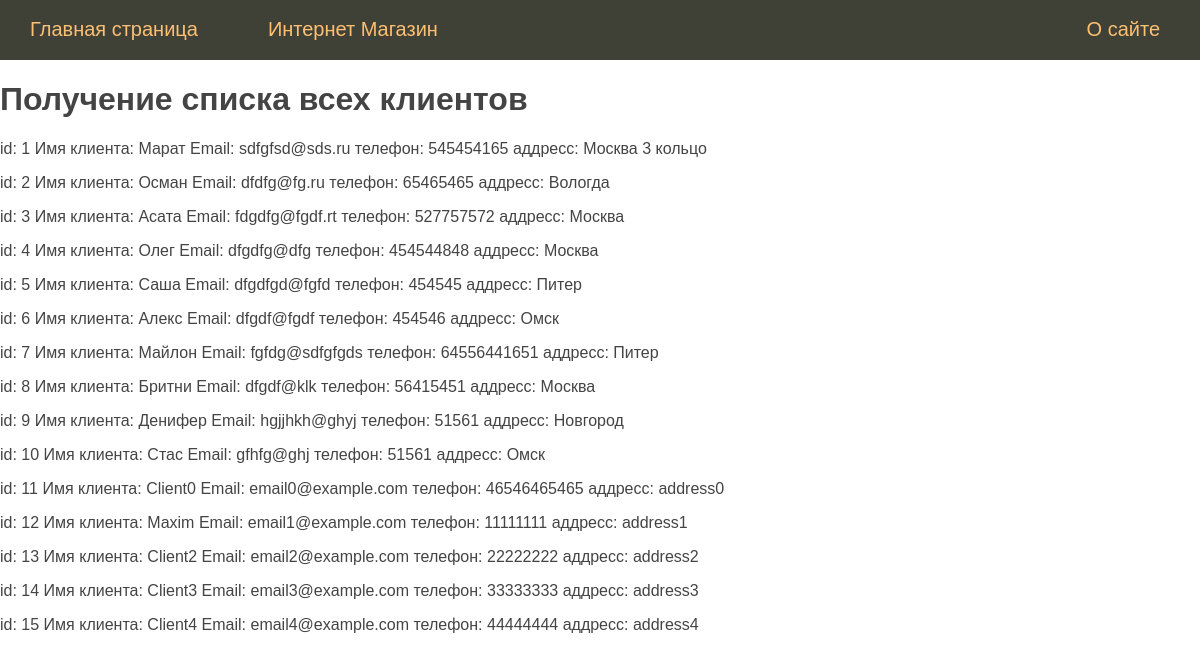
Page /get_client_all/ on the earlier database version.
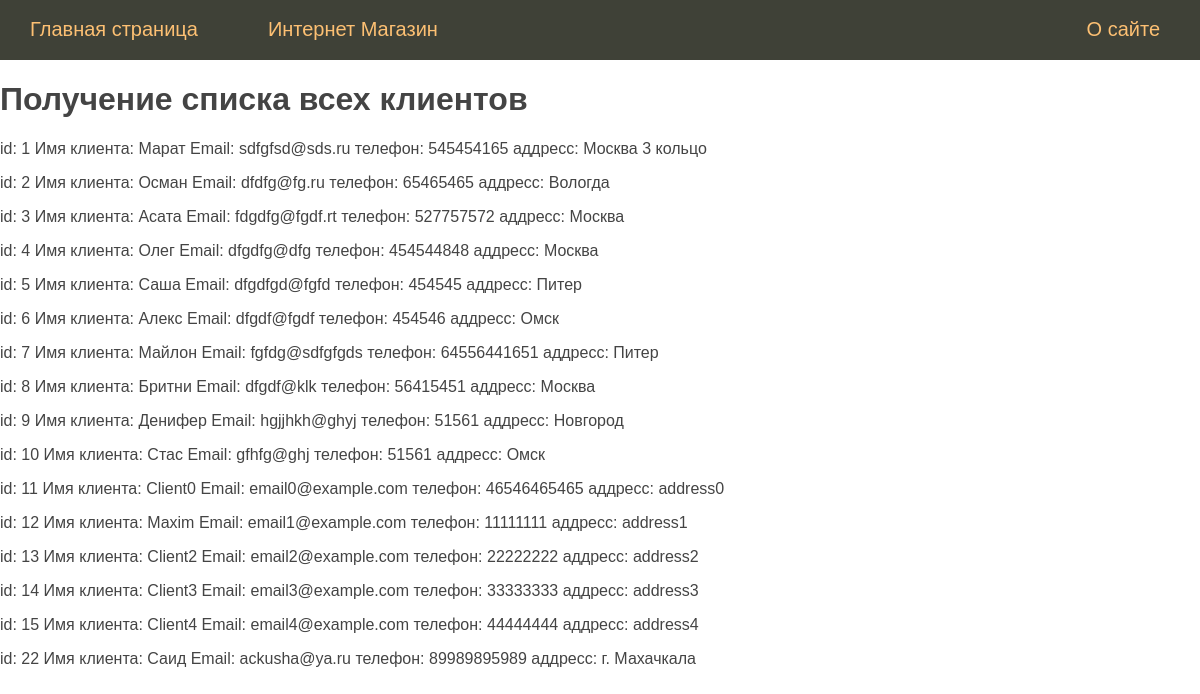
Same page on the later database version.
### homework_1/models.py (models this page shows, shortened)
class Client(models.Model):
    name = models.CharField(max_length=50)
    email = models.EmailField()
    phone_number = models.IntegerField()
    address = models.CharField(max_length=100)
    date_registration = models.DateTimeField(auto_now_add=True)

### homework_1/views.py (the view)
# urls.py: path('get_client_all/', views.get_client_all, name='get_client_all'),  # Получение списка клиентов
def get_client_all(request):
    clients = Client.objects.all()
    logger.info(f'Страница "Список клиентов" успешно открыта')
    return render(request, 'homework_1/get_client_all.html',
                  {'title': 'Получение списка всех клиентов', 'menu': menu, 'clients': clients})

### homework_1/templates/homework_1/get_client_all.html
{% extends 'base.html' %}
{% block content%}
<h1>{{ title }}</h1>
{% for client in clients %}
    <p>id: {{ client.id }} Имя клиента: {{ client.name }} Email: {{ client.email }} телефон: {{ client.phone_number }} аддресс: {{ client.address }}</p>
{% endfor %}
{% endblock %}

Differences in the rows shown:
added Client: id "22", name "Саид", email "ackusha@ya.ru", phone_number "89989895989", address "г. Махачкала"
